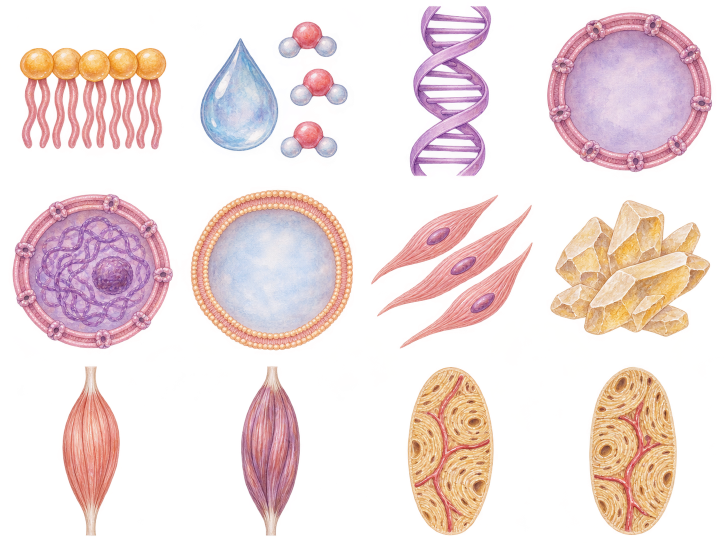
#> input picture projects/anatomy-study/art-study/farout-cozy/sources/cell-arm-atlas.png, 1448 x 1086 px (shown at 1/2 size); its folder holds 2 pictures in this run
$ python export.py
#> lines starting #> are read from the running program, lines starting #| are printed output that depends on the picture
"""Mechanical extraction/registration of selected built-in raster generations.
Run: uv run --with pillow python projects/anatomy-study/art-study/farout-cozy/export.py
No anatomy is code-drawn: crops, transparency cleanup and fitted-layer registration only.
"""
from PIL import Image, ImageOps, ImageDraw, ImageChops, ImageFilter
from pathlib import Path
from collections import deque
import json, math

ROOT=Path(__file__).resolve().parent
OUT=ROOT/'assets'
OUT.mkdir(exist_ok=True)
L=Image.Resampling.LANCZOS
images={}

def extract(source,box,name,size=280,paper=False):
#> called with source = 'cell-arm-atlas.png', box = (3, 0, 359, 360), name = 'lipids', size = 272, paper = False
    im=Image.open(ROOT/'sources'/source).convert('RGBA').crop(box)
    if paper:
        # Remove only border-connected pale generated paper, preserving enclosed detail.
        px=im.load(); w,h=im.size; seen=set(); q=deque()
        for x in range(w): q.extend(((x,0),(x,h-1)))
        for y in range(h): q.extend(((0,y),(w-1,y)))
        while q:
            x,y=q.popleft()
            if (x,y) in seen or not(0<=x<w and 0<=y<h): continue
            seen.add((x,y));r,g,b,a=px[x,y]
            if a<30 or (min(r,g,b)>198 and max(r,g,b)-min(r,g,b)<57):
                px[x,y]=(r,g,b,0)
                q.extend(((x-1,y),(x+1,y),(x,y-1),(x,y+1)))
    a=im.getchannel('A').point(lambda x:0 if x<28 else x)
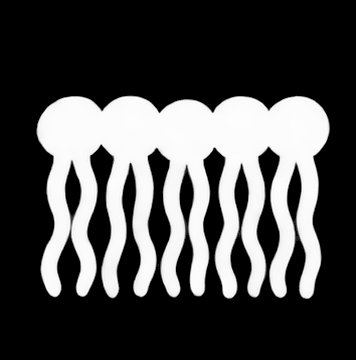
#> a: PIL image 356x360 L; min 0, max 255, mean 73.7
    im.putalpha(a)
    bounds=im.getbbox()
#> bounds = (36, 95, 330, 299)
    if bounds: im=im.crop(bounds)
#> im: PIL image 294x204 RGBA
    im.thumbnail((size,size),L)
#> im: PIL image 272x189 RGBA
    canvas=Image.new('RGBA',(im.width+12,im.height+12))
#> canvas: PIL image 284x201 RGBA; every value is 0
    canvas.alpha_composite(im,(6,6));canvas.save(OUT/(name+'.png'))
#> after `canvas.alpha_composite(im, (6, 6))`:
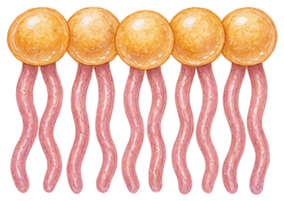
#> canvas: PIL image 284x201 RGBA; mean R, G, B, A 150.9, 102.3, 83, 142; transparent parts drawn white
    images[name]=canvas
    return canvas

cell_names=['lipids','water','dna-old','envelope','nucleus','cell','muscle-cells','mineral','biceps','triceps','radius-mineral','ulna-mineral']
for i,n in enumerate(cell_names):
    if n=='dna-old': continue
    col=i%4;row=i//4
    ys=[(0,360),(368,710),(725,1082)][row]
    extract('cell-arm-atlas.png',(col*362+3,ys[0],(col+1)*362-3,ys[1]),n,400 if n=='cell' else 272)

ear_names=['outer-ear','eardrum','outer-eardrum','ossicles','conducting-ear','cochlea','hair-cells','sensing-ear','receiving-ear','hearing-pathways','inner-pathways','ears']
#> ear_names = ['outer-ear', 'eardrum', 'outer-eardrum', 'ossicles', 'conducting-ear', 'cochlea', 'hair-cells', 'sensing-ear', 'receiving-ear', 'hearing-pathways', 'inner-pathways', 'ears']
for i,n in enumerate(ear_names):
    col=i%4;row=i//4; ys=[(12,352),(375,711),(755,1041)][row]
#> after `col = i % 4`: col = 0
#> after `row = i // 4`: row = 0
#> after `ys = [(12, 352), (375, 711), (755, 1041)][row]`: ys = (12, 352)
    # Row two's sound-conducting drawing protrudes into the nominal next cell.
    xs=[(0,381),(388,714),(721,1067),(1073,1448)] if row==1 else [(0,359),(374,719),(723,1064),(1067,1448)]
#> xs = [(0, 359), (374, 719), (723, 1064), (1067, 1448)]
    extract('hearing-atlas.png',(xs[col][0],ys[0],xs[col][1],ys[1]),n,320 if n in ['ears','receiving-ear','inner-pathways','conducting-ear'] else 272,True)
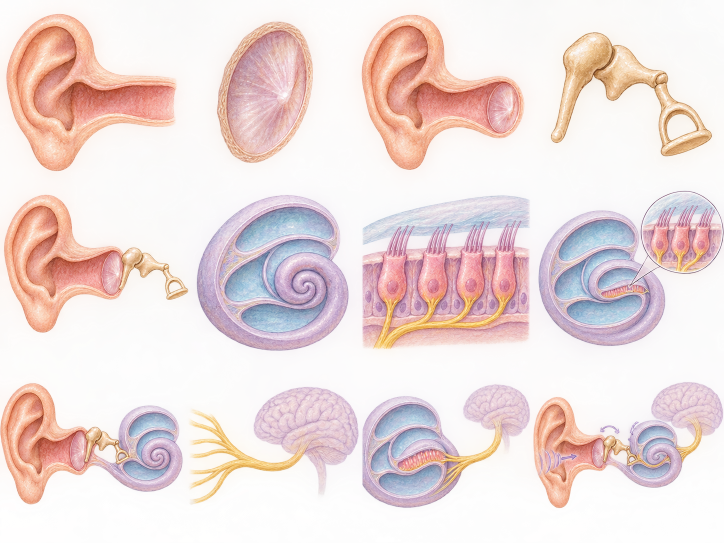
#> input picture projects/anatomy-study/art-study/farout-cozy/sources/hearing-atlas.png, 1448 x 1086 px (shown at 1/2 size)
#> the loop in extract (call 12), `while q:` made 250170 passes
#> (r, g, b, a) on passes 1 to 3: (251, 251, 251, 69), (250, 242, 238, 60), (251, 251, 251, 68)
#> after the loop in extract (call 12), `while q:`: seen = 63328 items
#> in extract (call 12), `a=im.getchannel('A').point(lambda x:0 if x<28 else x)`:
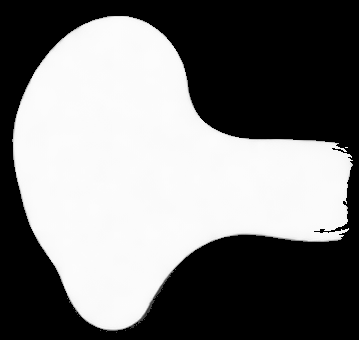
#> a: PIL image 359x340 L; min 0, max 253, mean 121.9
#> in extract (call 12), `bounds=im.getbbox()`: bounds = (12, 16, 353, 333)
#> in extract (call 12), `canvas=Image.new('RGBA',(im.width+12,im.height+12))`: canvas: PIL image 284x265 RGBA; every value is 0
#> in extract (call 12), `canvas.alpha_composite(im, (6, 6))`:
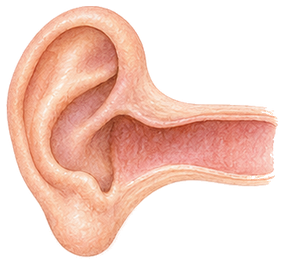
#> canvas: PIL image 284x265 RGBA; mean R, G, B, A 122.4, 88.1, 75.5, 126; transparent parts drawn white

food_names=['starch','saliva','short-starch','enzymes','glucose','protein-food','amino-acids','fat','bile','droplets','fat-products','dna']
for i,n in enumerate(food_names):
    col=i%4;row=i//4;ys=[(70,352),(400,669),(704,1017)][row]
    box=(col*362+2,ys[0],(col+1)*362-2,ys[1])
    if row==1: box=[(40,410,310,650),(345,410,708,669),(730,410,1077,669),(1110,400,1435,672)][col]
    extract('digestion-atlas.png',box,n)
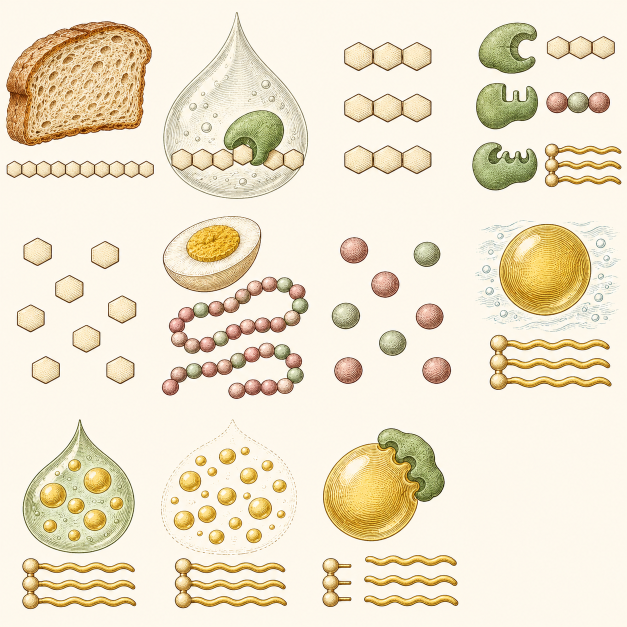
#> input picture projects/anatomy-study/art-study/classic-1800/sources/digestion-atlas.png, 1254 x 1254 px, found by its file name (shown at 1/2 size)
#> in extract (call 24), `a=im.getchannel('A').point(lambda x:0 if x<28 else x)`: a: PIL image 358x282 L; every value is 255
#> in extract (call 24), `canvas=Image.new('RGBA',(im.width+12,im.height+12))`: canvas: PIL image 292x233 RGBA; every value is 0
#> in extract (call 24), `canvas.alpha_composite(im, (6, 6))`:
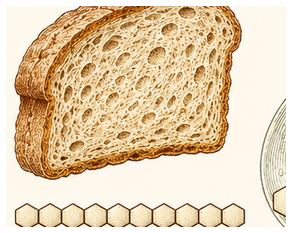
#> canvas: PIL image 292x233 RGBA; mean R, G, B, A 205.6, 182.9, 151, 231.9; transparent parts drawn white

# Revision: all anatomy belongs to interactive sprites. Only an empty, selected
# paper crop from the original background generation is tiled for the work sheet.
#> (the run stopped early here; a loop or call above may not have finished)
